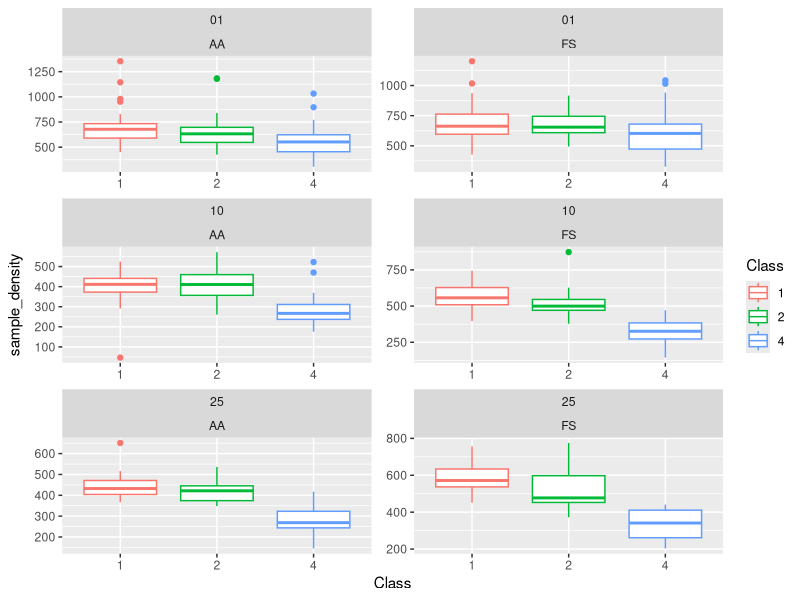

Reproduce this figure in R. (Note: this script raises an error after producing the figure.)
library(openxlsx)
library(stringr)
library(data.table)
library(dplyr)
library(tidyr)
library(ggplot2)
path.to.data  <- "C:/Users/Javier/Documents/DeWood Git/DeWood/Files/"
path.to.data  <- "C:/Users/javie/Documents/DeWood GitHub/DeWood/Files"
setwd(path.to.data)

field_table <- read.xlsx("Table field final.xlsx")
density_table <- fread("Density_table.csv")
colnames(density_table)[1] <- "LABEL"
density_table$LABEL <- as.character(density_table$LABEL)
all_table <- left_join(field_table,density_table,by="LABEL")
all_table$`D1.(cm)` <- as.numeric(all_table$`D1.(cm)`)
all_table$vol_withfield <- pi *((all_table$"D1.(cm)"/2)^2) * all_table$`Length.(cm)`
all_table$Code <- str_remove_all(all_table$Code,pattern = " ")
all_table$Code <- str_replace_all(all_table$Code,pattern = "1-",replacement = "01-")

#Extraer todas las samples que tengan p10


all_table$Plot <- substr(all_table$Code,5,5)
all_table$SubPlot <- substr(all_table$Code,7,7)
all_table$Class <- substr(all_table$Code,9,9)
all_table$Species <- substr(all_table$Code,10,11)
all_table$SubPlot <- as.numeric(all_table$SubPlot)
all_table$SubPlot <-as.character(all_table$SubPlot)
#Clase de Diametro
all_table$DiamClass <- substr(all_table$Code,1,2) 

all_table <- all_table %>% drop_na(SubPlot)


all_table <- all_table %>% mutate(sample_length =case_when(
  DiamClass=="01" ~ "10",
  DiamClass=="10" ~ "5",
  DiamClass=="25" ~ "5"
  
))

all_table$sample_length <- as.numeric(all_table$sample_length)
all_table$meanradius <- ((all_table$`D1.(cm)`+all_table$`D2.(cm)`+all_table$`D3.(cm)`+all_table$`D4.(cm)`)/4)/2
all_table$samplevolume <- pi * (all_table$meanradius^2) * all_table$sample_length
all_table$sample_density <- (all_table$`DW.(g)`/all_table$samplevolume) * 1000


# all_table$sample_length <- as.numeric(all_table$sample_length)
# all_table$meanDradiusleft <- ((all_table$`D1.(cm)` +all_table$`D2.(cm)`)/2)/2
# all_table$meanDradiusright <- ((all_table$`D3.(cm)`+all_table$`D4.(cm)`)/2)/2
# all_table$vol_withfield <


# all_table_1cm <- filter(all_table,DiamClass=="01")
# all_table_1cm$vol_withethanol <- all_table_1cm$`volume of the sample`/3.5 * all_table_1cm$`Length.(cm)`
# 
# all_table_10cm <- filter(all_table,DiamClass=="10")
# all_table_10cm$vol_withethanol <- all_table_10cm$`volume of the sample`/5*all_table_10cm$`Length.(cm)`
# all_table_25cm <- filter(all_table,DiamClass=="25")
# all_table_25cm$vol_withethanol <- all_table_25cm$`volume of the sample`/5*all_table_25cm$`Length.(cm)`
# j <- all_table_25cm
# j<- filter(full_prepared,full_prepared$respiration>=0)


# j$type <- paste(j$Species,j$DiamClass)
# j$Class <- as.character(j$Class)
# 
# list1 <- split(all_table,all_table$Species)

temascatter <- theme(plot.title = element_text(family = "Helvetica", face = "bold", size = (15)), 
                     legend.title = element_text(colour = "steelblue",  face = "bold.italic", family = "Helvetica"), 
                     legend.text = element_text(face = "italic", colour="steelblue4",family = "Helvetica"), 
                     axis.title = element_text(family = "Helvetica", size = (10), colour = "steelblue4"),
                     axis.text = element_text(family = "Courier", colour = "cornflowerblue", size = (10)))
ggplot(all_table,aes(Class,sample_density,color=Class))+
      geom_boxplot()+
      facet_wrap(~DiamClass+Species,scales="free",ncol=2)
#ORDERFACTOR


plots <- lapply(j, function(x) ggplot(x, aes(DiamClass, sample_density,color =Class)) + 
                  temascatter +
                  geom_point(aes(color = Class),size=1))+
                  
            
                  
plots
plot <- ggplot(all_table, aes(DiamClass,sample_density, color=Species)) + 
  temascatter +
  geom_point(aes(color = Class),size=1) +
  geom_abline(slope = 1,intercept = 0)
  # facet_wrap(~DiamClass)
  # geom_smooth(method="lm")
  # labs(y=expression("g CO"[2]*" min"^-1*"m"^2),x="Temperature ?C")+
  # geom_smooth(method='lm')+
  # facet_wrap(~Class)+
  # stat_regline_equation(aes(label = ..rr.label..))
plots

  
field_table$density <- pi * field_table$`D1.(cm)`                          
